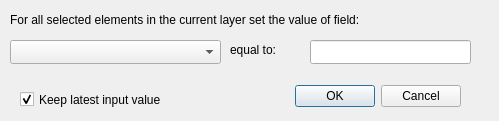
<?xml version="1.0" encoding="UTF-8"?>
<ui version="4.0">
 <class>MultiEditForm</class>
 <widget class="QDialog" name="MultiEditForm">
  <property name="geometry">
   <rect>
    <x>0</x>
    <y>0</y>
    <width>499</width>
    <height>121</height>
   </rect>
  </property>
  <property name="windowTitle">
   <string>MBupSelected</string>
  </property>
  <widget class="QDialogButtonBox" name="buttonBox">
   <property name="geometry">
    <rect>
     <x>260</x>
     <y>80</y>
     <width>201</width>
     <height>32</height>
    </rect>
   </property>
   <property name="orientation">
    <enum>Qt::Horizontal</enum>
   </property>
   <property name="standardButtons">
    <set>QDialogButtonBox::Cancel|QDialogButtonBox::Ok</set>
   </property>
  </widget>
  <widget class="QComboBox" name="CBfields">
   <property name="geometry">
    <rect>
     <x>10</x>
     <y>40</y>
     <width>211</width>
     <height>24</height>
    </rect>
   </property>
  </widget>
  <widget class="QLineEdit" name="QLEvalore">
   <property name="geometry">
    <rect>
     <x>310</x>
     <y>40</y>
     <width>161</width>
     <height>24</height>
    </rect>
   </property>
  </widget>
  <widget class="QLabel" name="label">
   <property name="geometry">
    <rect>
     <x>10</x>
     <y>10</y>
     <width>441</width>
     <height>20</height>
    </rect>
   </property>
   <property name="layoutDirection">
    <enum>Qt::LeftToRight</enum>
   </property>
   <property name="text">
    <string>For all selected elements in the current layer set the value of field:</string>
   </property>
  </widget>
  <widget class="QLabel" name="label_2">
   <property name="geometry">
    <rect>
     <x>230</x>
     <y>40</y>
     <width>81</width>
     <height>20</height>
    </rect>
   </property>
   <property name="layoutDirection">
    <enum>Qt::RightToLeft</enum>
   </property>
   <property name="text">
    <string>equal to:</string>
   </property>
  </widget>
  <widget class="QCheckBox" name="cBkeepLatestValue">
   <property name="geometry">
    <rect>
     <x>20</x>
     <y>90</y>
     <width>211</width>
     <height>19</height>
    </rect>
   </property>
   <property name="text">
    <string>Keep latest input value</string>
   </property>
   <property name="checked">
    <bool>true</bool>
   </property>
  </widget>
 </widget>
 <resources/>
 <connections>
  <connection>
   <sender>buttonBox</sender>
   <signal>accepted()</signal>
   <receiver>MultiEditForm</receiver>
   <slot>accept()</slot>
   <hints>
    <hint type="sourcelabel">
     <x>248</x>
     <y>254</y>
    </hint>
    <hint type="destinationlabel">
     <x>157</x>
     <y>274</y>
    </hint>
   </hints>
  </connection>
  <connection>
   <sender>buttonBox</sender>
   <signal>rejected()</signal>
   <receiver>MultiEditForm</receiver>
   <slot>reject()</slot>
   <hints>
    <hint type="sourcelabel">
     <x>316</x>
     <y>260</y>
    </hint>
    <hint type="destinationlabel">
     <x>286</x>
     <y>274</y>
    </hint>
   </hints>
  </connection>
 </connections>
</ui>
